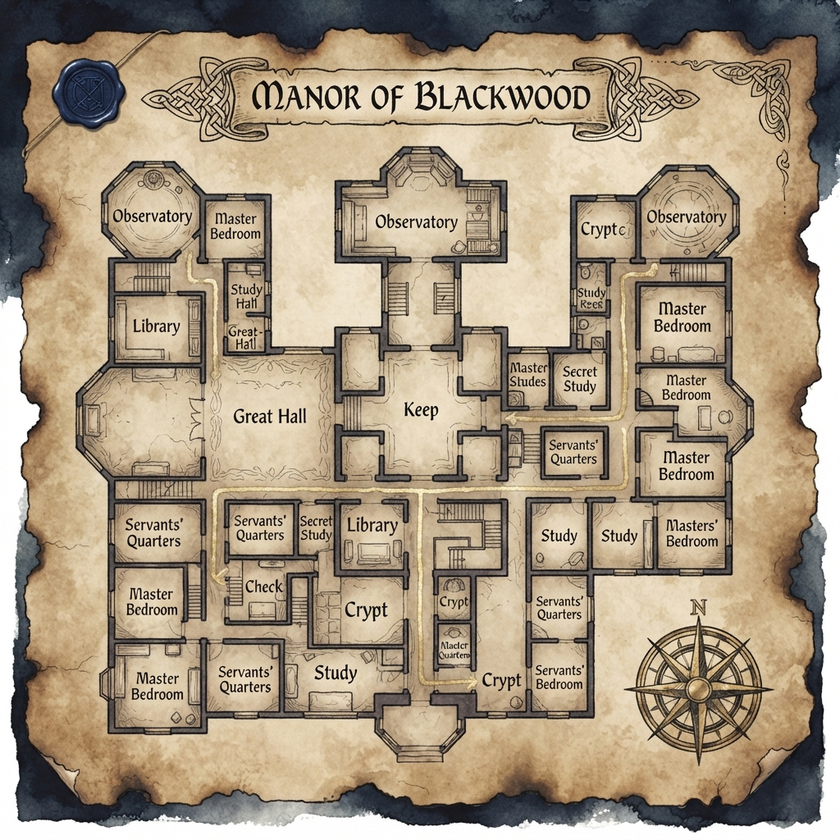
#> input picture game/images/map/map_full.png, 840 x 840 px, shrunk from 1024 x 1024 before the run, found by its file name
$ python decoupage_carte.py
#> lines starting #> are read from the running program, lines starting #| are printed output that depends on the picture
"""Découpe game/images/map/map_full.png en fragments et génère positions_carte.rpy.

Usage : python decoupage_carte.py [colonnes] [lignes]   (par défaut 2 x 2 = 4 fragments)
Nécessite Pillow : pip install pillow
"""
import os
import sys

from PIL import Image

RACINE = os.path.dirname(os.path.abspath(__file__))
# La carte complète n'est pas livrée avec le jeu : elle reste dans assets_sources/.
CARTE = os.path.join(RACINE, "assets_sources", "map", "map_full.png")
DOSSIER_SORTIE = os.path.join(RACINE, "game", "images", "map")
FICHIER_POSITIONS = os.path.join(RACINE, "game", "positions_carte.rpy")


def main():
    colonnes = int(sys.argv[1]) if len(sys.argv) > 1 else 2
    lignes = int(sys.argv[2]) if len(sys.argv) > 2 else 2

    carte = Image.open(CARTE).convert("RGB")
#> carte is the input picture: PIL image 840x840 RGB; mean R, G, B 167.4, 151.7, 129
    largeur, hauteur = carte.size
#> largeur = 840; hauteur = 840
    positions = {}

    for n in range(colonnes * lignes):
        col, lig = n % colonnes, n // colonnes
        x0, y0 = col * largeur // colonnes, lig * hauteur // lignes
        x1, y1 = (col + 1) * largeur // colonnes, (lig + 1) * hauteur // lignes
        pid = "piece_%02d" % (n + 1)
        carte.crop((x0, y0, x1, y1)).save(os.path.join(DOSSIER_SORTIE, pid + ".jpg"), quality=90, optimize=True)
        positions[pid] = {"x": x0, "y": y0, "width": x1 - x0, "height": y1 - y0}
#> this loop made 4 passes
#> pass 1, in main, `carte.crop((x0, y0, x1, y1)).save(os.path.join(DOSSIER_SORTIE, pid + "..`:
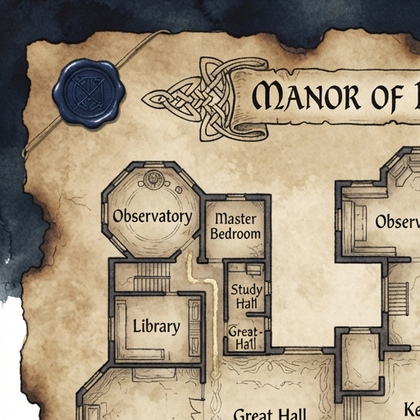
#> saved as piece_01.jpg: PIL image 420x420 RGB; mean R, G, B 161.2, 146.4, 124.6
#> pass 2, in main, `carte.crop((x0, y0, x1, y1)).save(os.path.join(DOSSIER_SORTIE, pid + "..`:
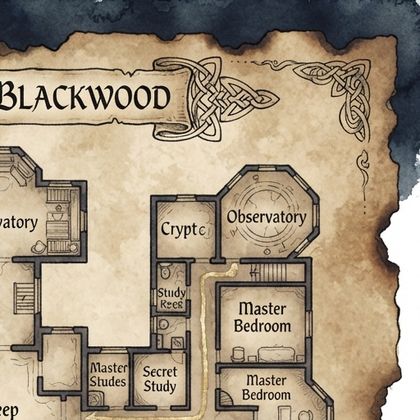
#> saved as piece_02.jpg: PIL image 420x420 RGB; mean R, G, B 165.9, 150.8, 128.4
#> after the loop, positions = 4 items

    with open(FICHIER_POSITIONS, "w", encoding="utf-8") as f:
        f.write("# Fichier généré par decoupage_carte.py, ne pas modifier à la main.\n")
        f.write("init python:\n")
        f.write("    map_full_width = %d\n" % largeur)
        f.write("    map_full_height = %d\n" % hauteur)
        f.write("    map_pieces_positions = {\n")
        for pid, p in positions.items():
            f.write("        %r: %r,\n" % (pid, p))
#> this loop made 4 passes
#> (pid, p) on passes 1 to 4: ('piece_01', {'x': 0, 'y': 0, 'width': 420, 'height': 420}), ('piece_02', {'x': 420, 'y': 0, 'width': 420, 'height': 420}), ('piece_03', {'x': 0, 'y': 420, 'width': 420, 'height': 420}), ('piece_04', {'x': 420, 'y': 420, 'width': 420, 'height': 420})
        f.write("    }\n")

    print("%d fragments écrits dans %s" % (len(positions), DOSSIER_SORTIE))
#| 4 fragments écrits dans game/images/map


if __name__ == "__main__":
    main()

$ run again, with game/images/map/map_piece_01.png copied over game/images/map/map_full.png
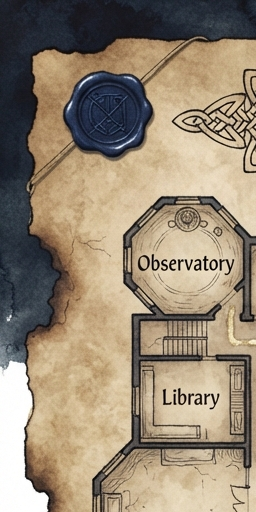
#> input picture game/images/map/map_piece_01.png, 256 x 512 px, found by its file name
#> in main, carte is the input picture: PIL image 256x512 RGB; mean R, G, B 150.1, 135.6, 115.6
#> the loop in main, `for n in range(colonnes * lignes):` made 4 passes
#> pass 1, in main, `carte.crop((x0, y0, x1, y1)).save(os.path.join(DOSSIER_SORTIE, pid + "..`:
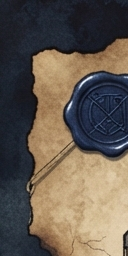
#> saved as piece_01.jpg: PIL image 128x256 RGB; mean R, G, B 100.3, 90.3, 80
#> pass 2, in main, `carte.crop((x0, y0, x1, y1)).save(os.path.join(DOSSIER_SORTIE, pid + "..`:
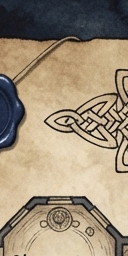
#> saved as piece_02.jpg: PIL image 128x256 RGB; mean R, G, B 157.4, 142.2, 120.1
#> after the loop in main, `for n in range(colonnes * lignes):`: positions = 4 items
#> the loop in main, `for pid, p in positions.items():` made 4 passes
#> (pid, p) on passes 1 to 4: ('piece_01', {'x': 0, 'y': 0, 'width': 128, 'height': 256}), ('piece_02', {'x': 128, 'y': 0, 'width': 128, 'height': 256}), ('piece_03', {'x': 0, 'y': 256, 'width': 128, 'height': 256}), ('piece_04', {'x': 128, 'y': 256, 'width': 128, 'height': 256})
#| 4 fragments écrits dans game/images/map

$ run again, with game/images/map/map_piece_02.png copied over game/images/map/map_full.png
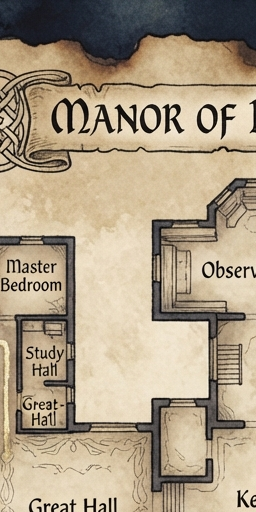
#> input picture game/images/map/map_piece_02.png, 256 x 512 px, found by its file name
#> in main, carte is the input picture: PIL image 256x512 RGB; mean R, G, B 172.4, 157.2, 133.6
#> the loop in main, `for n in range(colonnes * lignes):` made 4 passes
#> pass 1, in main, `carte.crop((x0, y0, x1, y1)).save(os.path.join(DOSSIER_SORTIE, pid + "..`:
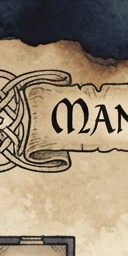
#> saved as piece_01.jpg: PIL image 128x256 RGB; mean R, G, B 152.4, 136.7, 114
#> pass 2, in main, `carte.crop((x0, y0, x1, y1)).save(os.path.join(DOSSIER_SORTIE, pid + "..`:
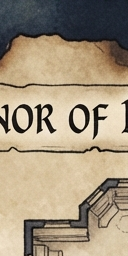
#> saved as piece_02.jpg: PIL image 128x256 RGB; mean R, G, B 163.2, 148.5, 125.6
#> after the loop in main, `for n in range(colonnes * lignes):`: positions = 4 items
#> the loop in main, `for pid, p in positions.items():` made 4 passes
#> (pid, p) on passes 1 to 4: ('piece_01', {'x': 0, 'y': 0, 'width': 128, 'height': 256}), ('piece_02', {'x': 128, 'y': 0, 'width': 128, 'height': 256}), ('piece_03', {'x': 0, 'y': 256, 'width': 128, 'height': 256}), ('piece_04', {'x': 128, 'y': 256, 'width': 128, 'height': 256})
#| 4 fragments écrits dans game/images/map
